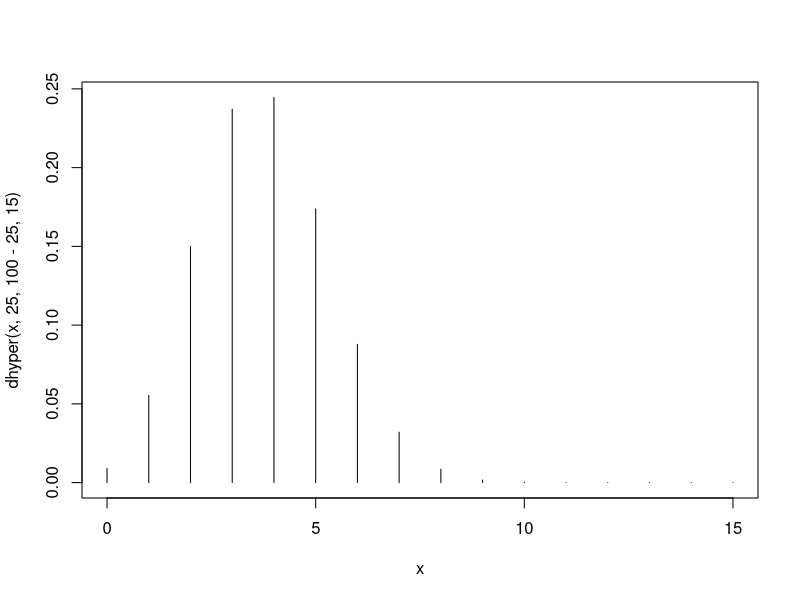
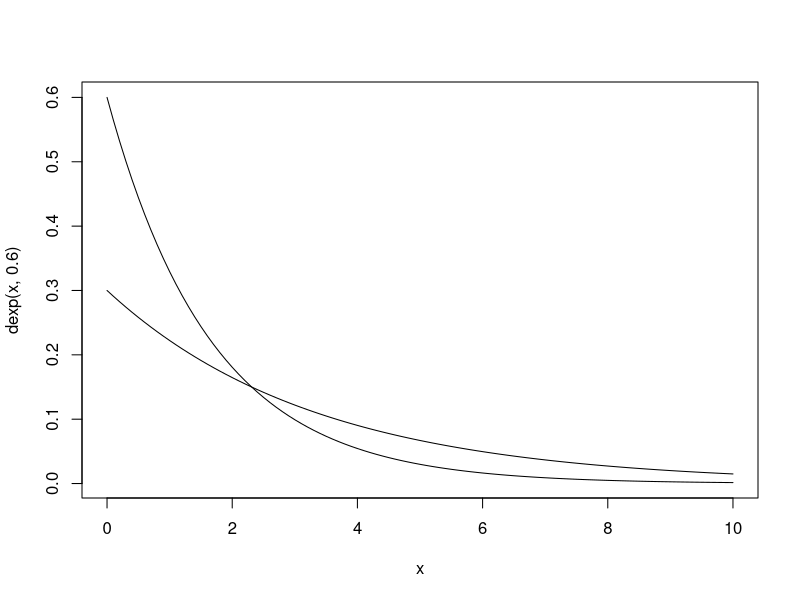
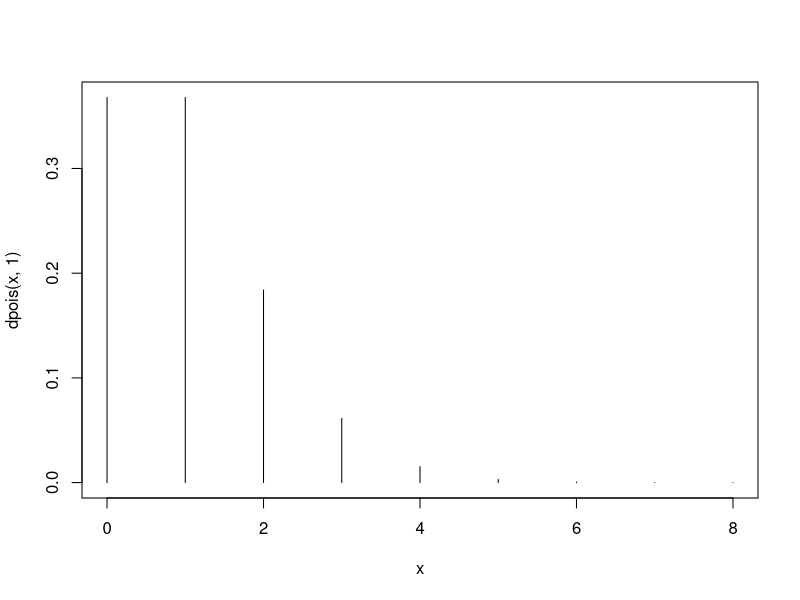
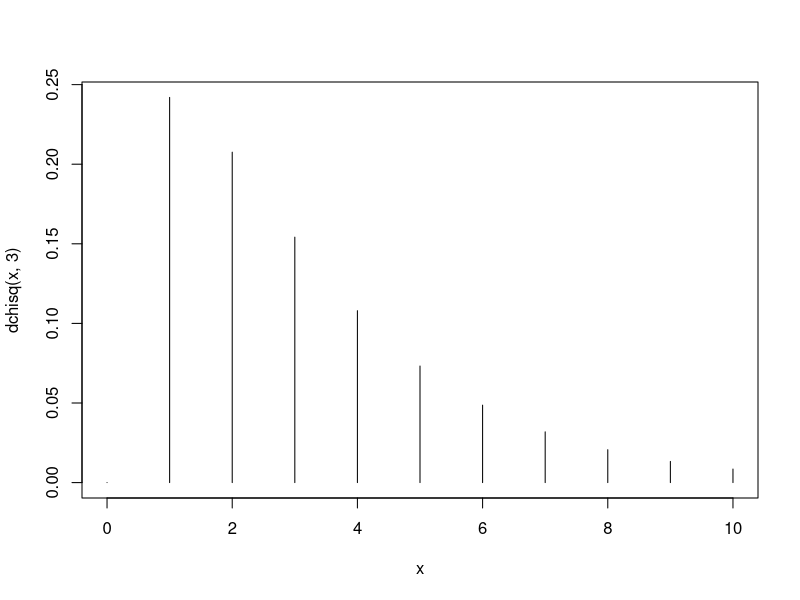
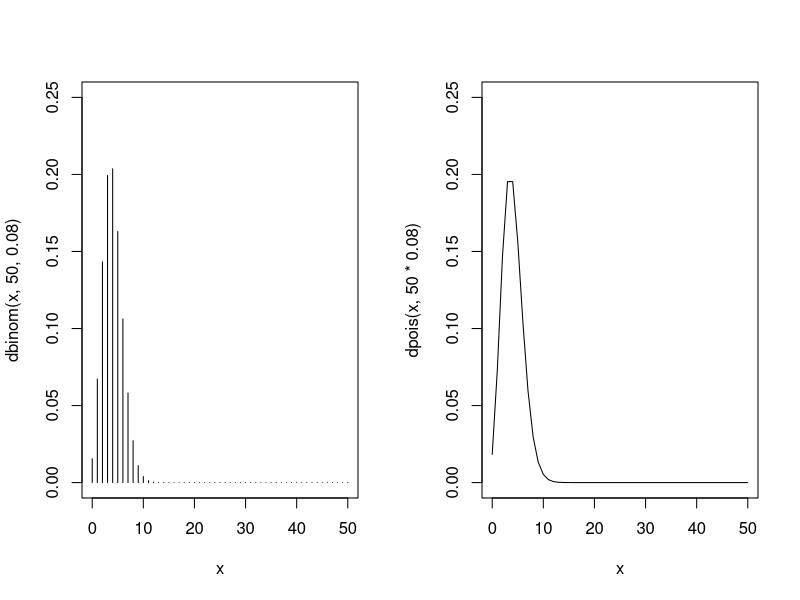
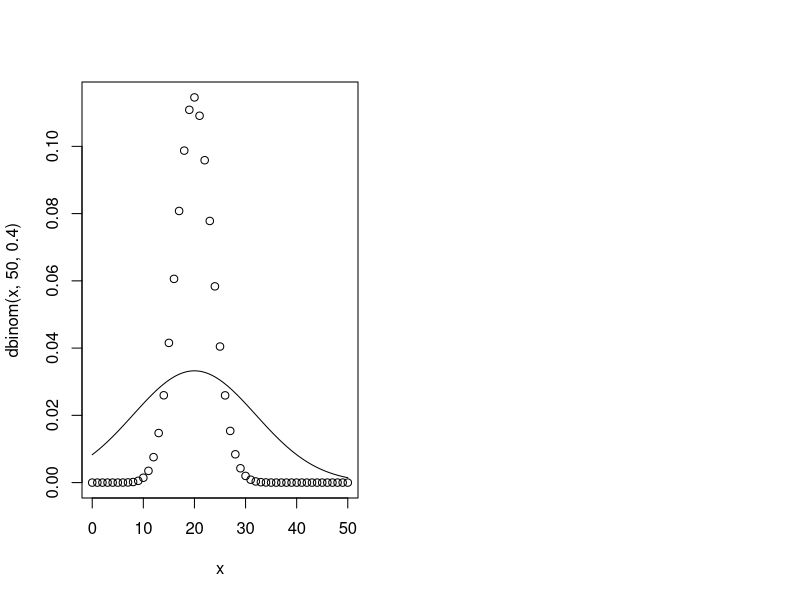

Reproduce these figures in R, in order.
#Bai 01
x = 0:15
plot(x, dhyper(x, 25, 100 - 25, 15), type = "h")

#Bai 02
sum(dhyper(5:15, 25, 75, 15))
phyper(12, 25, 75, 15) - phyper(4, 25, 75, 15)

#Bai 03
curve(dexp(x, 0.6), 0, 10)
curve(dexp(x, 0.3), 0, 10, add = T)
pexp(10, 0.6) - pexp(0, 0.6)
pexp(10, 0.3) - pexp(0, 0.3)

#Bai 04
x = 0:8
plot(x, dpois(x, 1), type = "h")

#Bai 05
x = 0:10
plot(x, dchisq(x, 3), type = "h")

#Bai 06
layout(matrix(c(1, 2), nrow = 1))
x = 0:50
plot(x, ylim = c(0, 0.25), dbinom(x, 50, 0.08), type = "h")
plot(x, ylim = c(0, 0.25), dpois(x, 50 * 0.08), type = "l")


#Bai 07
x = 0:50
plot(x, dbinom(x, 50, 0.4))
curve(dnorm(x, 20, 12), 0, 50, add = T)